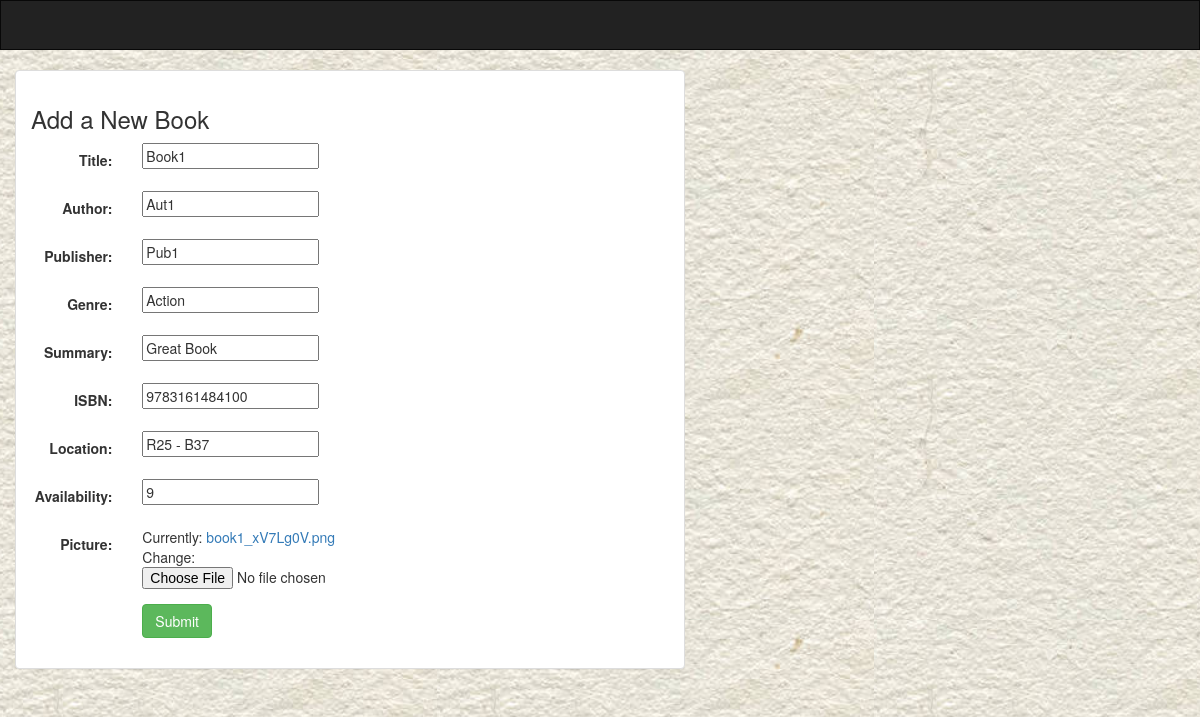
The app's page /books/book/5/, older data.
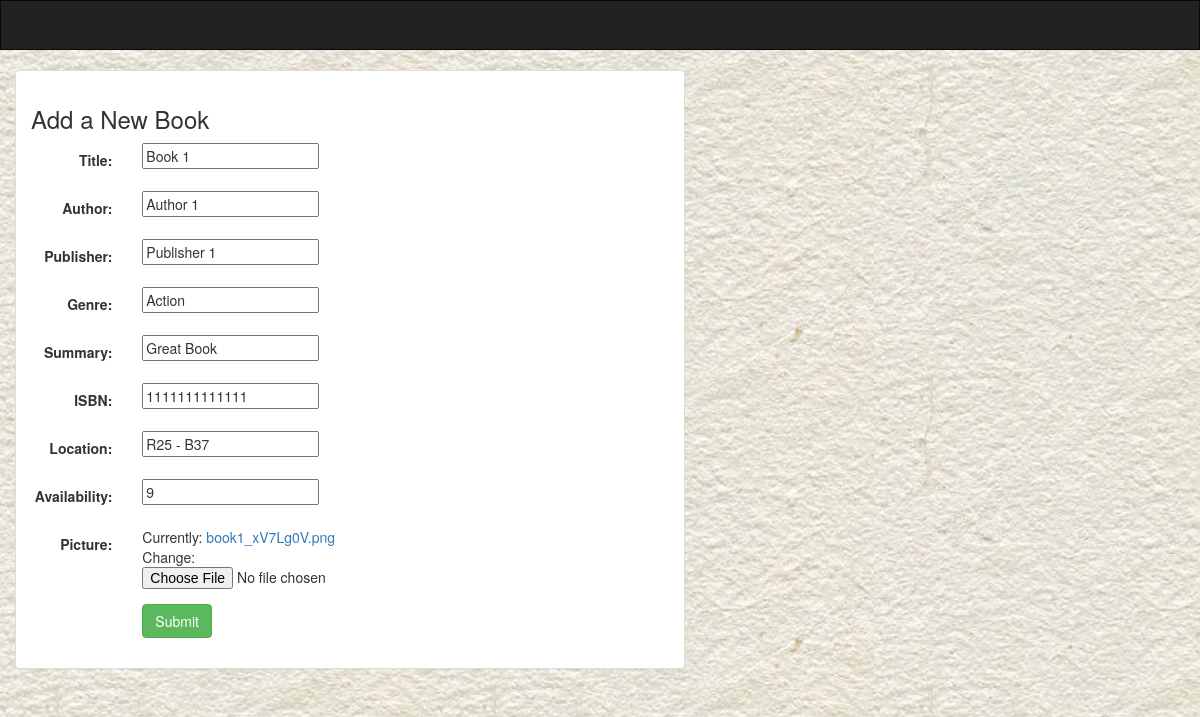
The same page, newer data.
### books/models.py (models this page shows, shortened)
class Book(models.Model):
    title=models.CharField(max_length=100)
    author=models.CharField(max_length=100)
    publisher=models.CharField(max_length=100)
    genre=models.CharField(max_length=100)
    summary=models.CharField(max_length=2000)
    ISBN=models.CharField(max_length=13, validators=[MinLengthValidator(13)])
    location=models.CharField(max_length=100)
    availability=models.IntegerField(validators=[MinValueValidator(0)])
    picture=models.FileField()

### books/views.py (the view)
# urls.py: url(r'book/(?P<pk>[0-9]+)/$', views.BookUpdate.as_view(), name="book-update"),
class BookUpdate(UpdateView):
    model=Book
    fields="__all__"
    template = 'books/create_book.html'

### books/templates/books/book_form.html (shortened to what this page needs)
{% extends 'books/base.html' %}
{% block body %}
<div class="container-fluid">
    <div class="row">
        <div class="col-sm-12 col-md-7">
            <div class="panel panel-default">
                <div class="panel-body">
                    <h3>Add a New Book</h3>
                    <form class="form-horizontal" role="form" action="" method="post" enctype="multipart/form-data">
                        {% include 'books/form-template.html' %}
                        <div class="form-group">
                            <div class="col-sm-offset-2 col-sm-10">
                                <button type="submit" class="btn btn-success">Submit</button>
                            </div>
                        </div>
                    </form>
                </div>
            </div>
        </div>
    </div>
</div>
{% endblock %}

### books/templates/books/form-template.html (shortened to what this page needs)
{% for field in form %}
    <div class="form-group">
        <div class="col-sm-offset-2 col-sm-10">
        </div>
        <label class="control-label col-sm-2">{{ field.label_tag }}</label>
        <div class="col-sm-10">{{ field }}</div>
    </div>
{% endfor %}

Row changes from the older to the newer data that the page shows:
changed Book "Action": title "Book1" → "Book 1"; author "Aut1" → "Author 1"; publisher "Pub1" → "Publisher 1"; ISBN "9783161484100" → "1111111111111"
